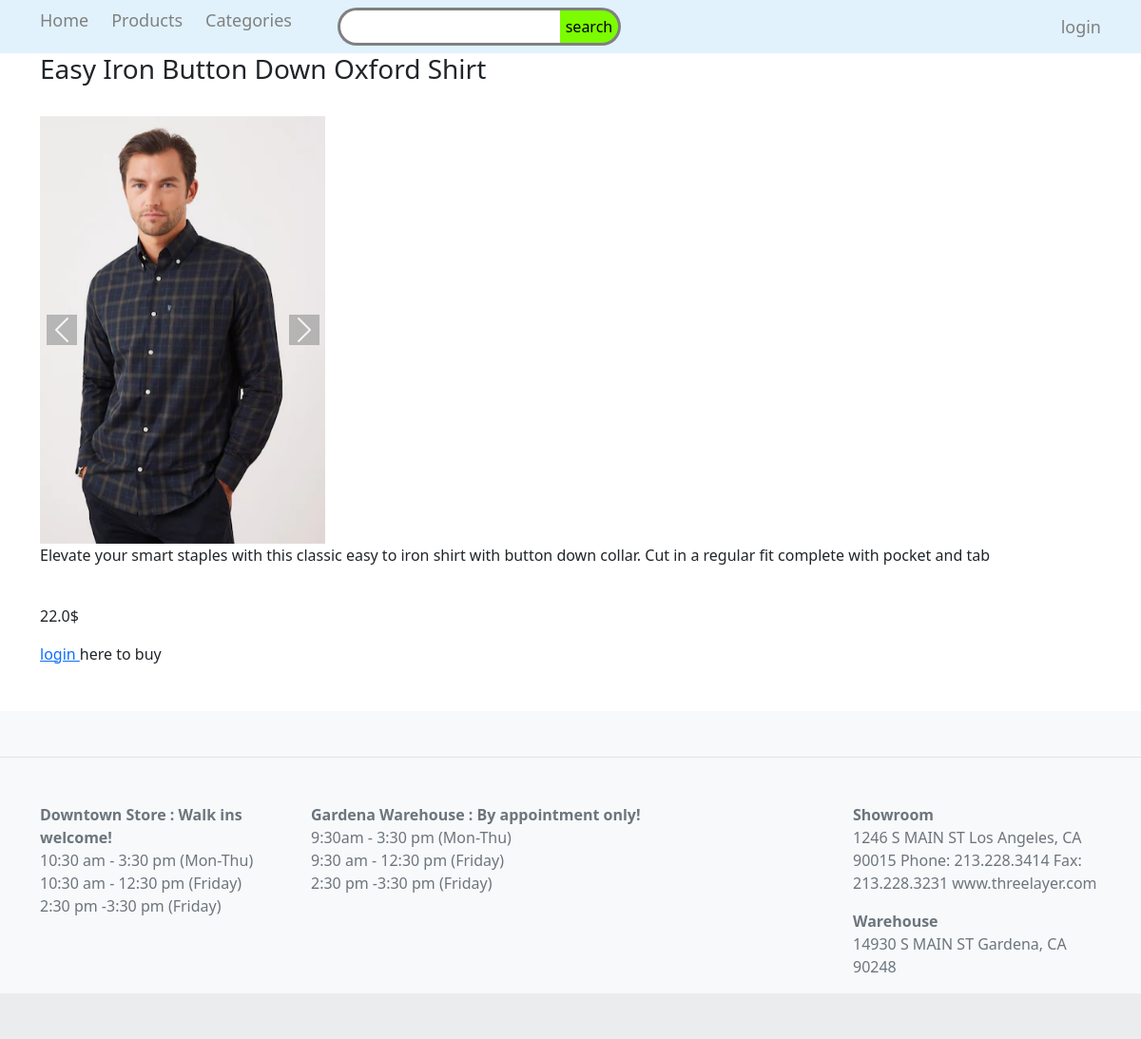
/products/11, run on the app's committed database.
### products/models.py (models this page shows, shortened)
class Product(models.Model):
    title=models.CharField(max_length=50)
    description=models.TextField(blank=True)
    avatar=models.ImageField(blank=True,upload_to='products/')
    is_enable=models.BooleanField(default=True)
    categories=models.ManyToManyField('Category',blank=True)
    created_time=models.DateTimeField(auto_now_add=True)
    updated_time=models.DateTimeField(auto_now=True)
    price=models.FloatField(default=50.0)
    is_top=models.BooleanField(default=False)

### products/views.py (the view)
# urls.py: path('<int:id>',views.productDetile),
def productDetile(req,id):
    if req.method == "POST":
        if req.POST.get('search') != None:
            if req.POST.get('search') != '':
                return redirect('/search/' + req.POST.get('search'))
    product=get_object_or_404(Product,id=id)
    product=Product.objects.get(id=id)
    number=0
    if req.user.is_authenticated:
        cart = Cart.objects.get(user=req.user)
        cartitem = CartItem(cart=cart, product=product)
        item = cart.cartitem_set.filter(product=product)
        number= len(item)
    if req.method=='POST':
        cartitem.save()
        return redirect("/products/"+str(id))
    return render(req,'products/productdetile.html',{"product" :product ,'number':number } )

### templates/products/productdetile.html (shortened to what this page needs)
{% extends 'products/base.html' %}
{% block main %}
    <h3>{{ product.title }}</h3><br>
<div id="carouselExampleControls" class="carousel slide" data-bs-ride="carousel" style="width: 300px">
  <div class="carousel-inner" >
        <div class="carousel-item active" >
          <img src="/media/{{product.avatar }}"  alt="..."  class="d-block w-100">
        </div>
  </div>
  <button class="carousel-control-prev" type="button" data-bs-target="#carouselExampleControls" data-bs-slide="prev" >
    <span class="carousel-control-prev-icon" aria-hidden="true" style="background-color: gray"></span>
  </button>
  <button class="carousel-control-next" type="button" data-bs-target="#carouselExampleControls" data-bs-slide="next">
    <span class="carousel-control-next-icon" aria-hidden="true" style="background-color: gray"></span>
  </button>
</div>
    <p>{{ product.description }}</p><br>
    <p>{{ product.price }}$</p>
    {% if product.is_enable %}
        {% if user.is_authenticated %}
            <form method="post">
                {% csrf_token %}
                    <div class="btn-group">
                        <button type="submit" class="btn btn-success">add to cart</button>
                        <input type="text" disabled value="{{ number }}">
                    </div>
            </form>
        {% else %}
            <p><a href="/login/">login </a>here to buy </p>
        {% endif %}
    {% else %}
        <p>it's not enable</p>
    {% endif %}
{% endblock %}

### data on the page
Product: title "Easy Iron Button Down Oxford Shirt", avatar (picture), description "Elevate your smart staples with this classic easy to iron shirt with button down collar. Cut in a regular fit complete with pocket and tab", price "22.0"
